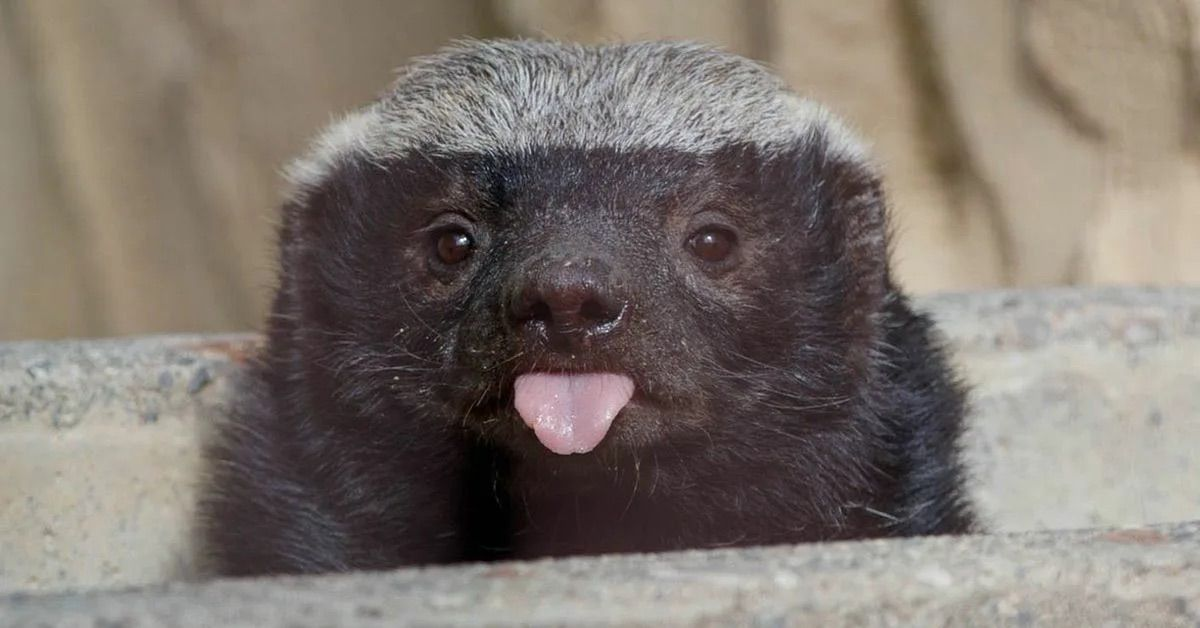
//> input picture Lab1_CV/main/CV_Lab_1/images/medoed.jpg, 1200 x 628 px
$ ./CV_Lab_1   (built with g++ and OpenCV 4)
//> lines starting //> are read from the running program, lines starting //| are printed output that depends on the picture
#include <opencv2/opencv.hpp>
#include <cmath>

int main() {
    // Параметры
    double amplitude = 100;
    double freq = 0.03;

    // Загружаем изображения
    cv::Mat background = cv::imread("images/medoed.jpg");
//> background is the input picture: 628 rows x 1200 cols, CV_8UC3; mean B, G, R 110.8, 117.7, 126.4
    cv::Mat car = cv::imread("images/gtr_r34.png", cv::IMREAD_UNCHANGED);
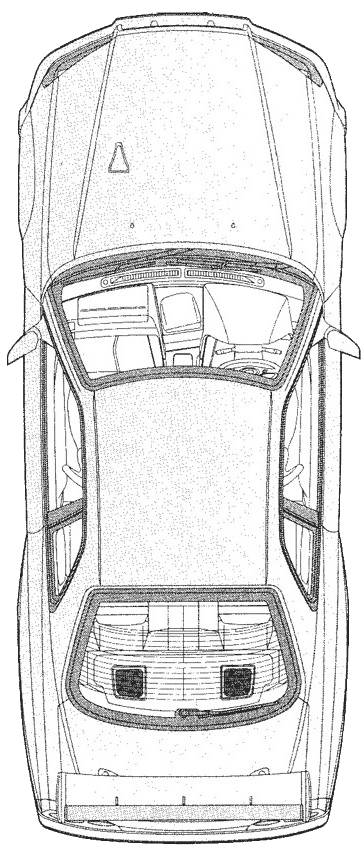
//> input picture Lab1_CV/main/CV_Lab_1/images/gtr_r34.png, 364 x 854 px
//> car is the input picture: 854 rows x 364 cols, CV_8UC4; mean B, G, R, A 227.1, 227.1, 227.1, 211.4

    // Размеры
    int width = background.cols;   // 1200
//> width = 1200
    int height = background.rows;  // 628
//> height = 628

    // Уменьшаем машину
    cv::resize(car, car, cv::Size(80, 160));
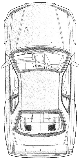
//> car: 160 rows x 80 cols, CV_8UC4; mean B, G, R, A 228.1, 228.1, 228.1, 211.6

    // Если есть прозрачность - берем маску
    cv::Mat mask;
    if (car.channels() == 4) {
        std::vector<cv::Mat> channels(4);
        cv::split(car, channels);
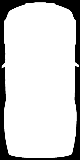
//> channels[3]: 160 rows x 80 cols, CV_8UC1; min 0, max 255, mean 211.6
        mask = channels[3];
        channels.pop_back();
        cv::merge(channels, car);
//> car: 160 rows x 80 cols, CV_8UC3
    }

    // Основной цикл
    cv::Mat frame;
    for (int x = 0; x < width; x++) {
        // Копируем чистый фон каждый кадр
        background.copyTo(frame);

        // Синусоида
        int y = amplitude * cos(freq * x) + height / 2;
        y = std::max(40, std::min(y, height - 40));

        // Вставляем машину с маской
        cv::Rect roi_rect(x - 40, y - 20, 80, 160);
        if (roi_rect.x >= 0 && roi_rect.x + 80 < width) {
            cv::Mat roi = frame(roi_rect);
            car.copyTo(roi, mask);
        }

        // Рисуем траекторию (только позади машины)
        for (int i = 0; i < x; i++) {
            int ty = amplitude * cos(freq * i) + height / 2;
            cv::circle(frame, cv::Point(i, ty+60), 1, cv::Scalar(255, 0, 0), 1);
        }

        // Сохраняем в середине
        if (x == width / 2) cv::imwrite("middle.jpg", frame);

        // Показываем
        cv::imshow("Window", frame);
        if (cv::waitKey(10) == 27) break;
    }

    return 0;
}
